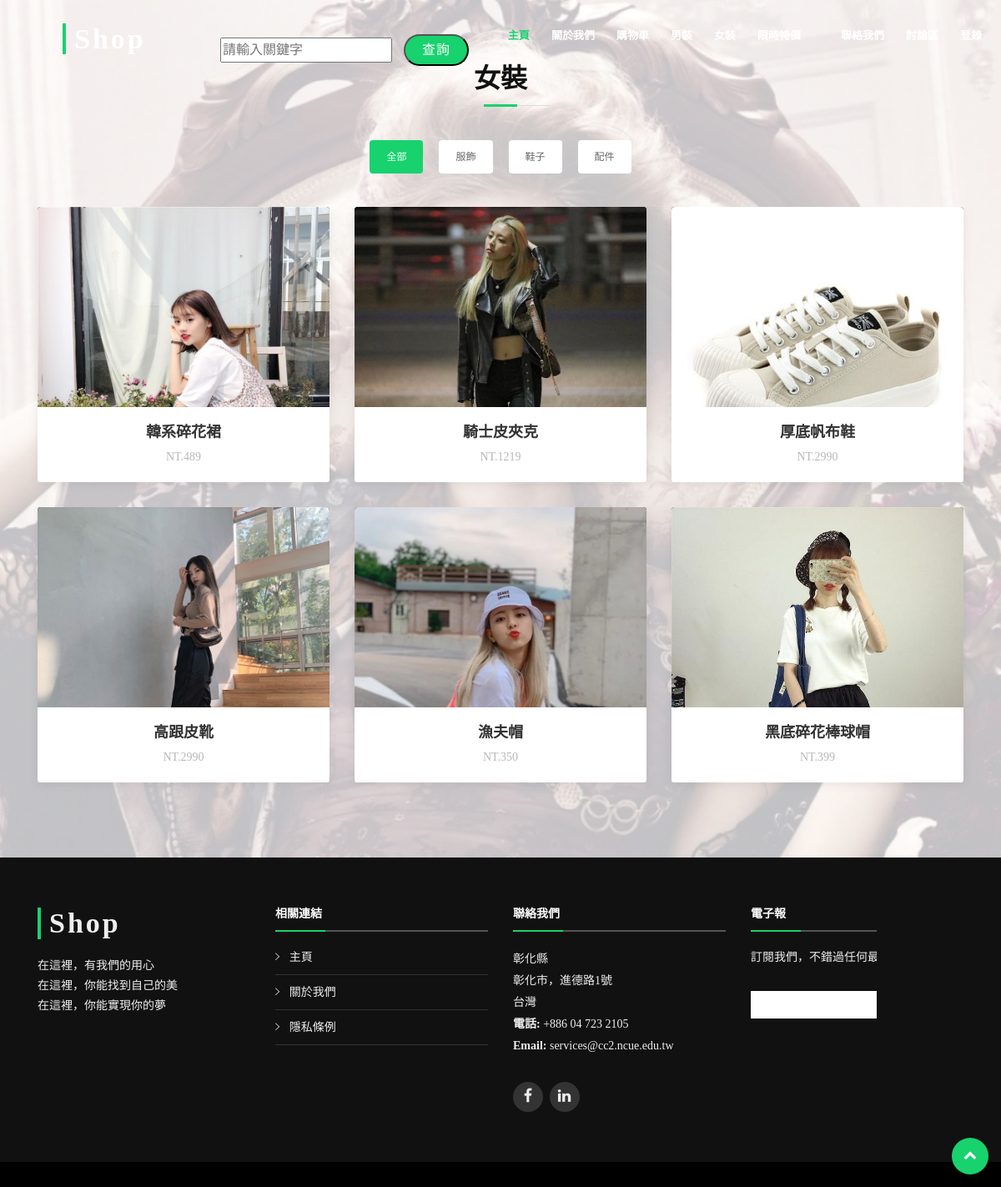
Screenshot of /woman.php with the database file from the repository.
### tables this page shows
CREATE TABLE `product` (
  `product_number` int(20) NOT NULL,
  `product_id` int(3) NOT NULL,
  `product_category` varchar(20) DEFAULT NULL,
  `product_no` int(5) NOT NULL,
  `product_name` varchar(20) NOT NULL,
  `product_price` int(5) DEFAULT NULL,
  `product_introduction` varchar(100) DEFAULT NULL,
  `product_path` varchar(50) DEFAULT NULL
);

### woman.php (the view, shortened to what this page needs)
<?php
    $link = mysqli_connect('localhost','root','root123456','group_07')or die ("無法開啟<br>");
    mysqli_query($link, 'SET CHARACTER SET utf8');
    mysqli_query($link, "SET collation_connection = 'utf8_unicode_ci'");
    if ($result = mysqli_query($link, "SELECT * FROM product where product_id = '2' order by product_no")) {
        $data = "";
        while ($row = mysqli_fetch_assoc($result)) {
            if("$row[product_category]"=="clothing")
                $a1='col-lg-4 col-md-6 womans-item filter-clothing wow fadeInUp';
            else if("$row[product_category]"=="shoes")
                $a1='col-lg-4 col-md-6 womans-item filter-shoes wow fadeInUp';
            else
                $a1='col-lg-4 col-md-6 womans-item filter-accessory wow fadeInUp';
            $data.="
            <div class='$a1'>
                <div class='womans-wrap'>
                    <figure><img src='$row[product_path].jpg' class='img-fluid' alt=''/>
                        <a href='$row[product_path].jpg' data-lightbox='womans' data-title='$row[product_category]' class='link-preview' title='Preview'/><i class='ion ion-eye'></i></a>
                        <a href='product2.php?product_no=$row[product_no]' class='link-details' title='More Details'><i class='ion ion-android-open'></i></a>
                    </figure>
                    <div class='womans-info'>
                        <h4><a href='product2.php?product_no=$row[product_no]'>$row[product_name]</a></h4>
                        <p>NT.$row[product_price]</p>
                    </div>
                </div>
            </div>
            ";
        }
    }
?>
<!DOCTYPE php>
<html>
<head>
    <?php include("link.php"); ?>
</head>
<body>
    <?php include("main_header.php"); ?>
    <section id="womans" class="section-bg">
        <div class="container">
            <header class="section-header">
                <h3 class="section-title">女裝</h3>
            </header>
            <div class="row">
                <div class="col-lg-12">
                    <ul id="womans-flters">
                        <li data-filter="*" class="filter-active">全部</li>
                        <li data-filter=".filter-clothing">服飾</li>
                        <li data-filter=".filter-shoes">鞋子</li>
                        <li data-filter=".filter-accessory">配件</li>
                    </ul>
                </div>
            </div>
            <div class="row womans-container">
                 <?php echo $data;?>
            </div>
        </div>
    </section>
    <?php include("footer.php"); ?>
</body>
</html>

### css/style3.css (style rules this page uses)
body { background: #fff; color: #666666; font-family: "微軟正黑體"; }
a { color: #18d26e; transition: 0.5s; }
p { padding: 0; margin: 0 0 30px 0; }
h1, h2, h3, h4, h5, h6 { font-family: "微軟正黑體"; font-weight: 400; margin: 0 0 20px 0; padding: 0; }
.section-header h3 { font-size: 32px; color: #111; text-transform: uppercase; text-align: center; font-weight: 700; position: relative; padding: 15px; }
.section-header h3::before { content: ''; position: absolute; display: block; width: 120px; height: 1px; background: #ddd; bottom: 1px; left: calc(50% - 60px); }
.section-header h3::after { content: ''; position: absolute; display: block; width: 40px; height: 3px; background: #18d26e; bottom: 0; left: calc(50% - 20px); }
.section-bg { background: #f7f7f7; }
#womans { background: url("../img/womans-bg.jpg") center top no-repeat fixed; background-size: cover; padding: 60px 0; position: relative; }
#womans::before { content: ''; position: absolute; left: 0; right: 0; top: 0; bottom: 0; background: rgba(255, 255, 255, 0.75); z-index: 9; }
#womans .container { position: relative; z-index: 10; }
#womans #womans-flters { padding: 0; margin: 5px 0 35px 0; list-style: none; text-align: center; }
#womans #womans-flters li { cursor: pointer; margin: 15px 15px 15px 0; display: inline-block; padding: 10px 20px; font-size: 12px; line-height: 20px; color: #666666; border-radius: 4px; text-transform: uppercase; background: #fff; margin-bottom: 5px; transition: all 0.3s ease-in-out; }
#womans #womans-flters li:hover, #womans #womans-flters li.filter-active { background: #18d26e; color: #fff; }
#womans #womans-flters li:last-child { margin-right: 0; }
#womans .womans-wrap { box-shadow: 0px 2px 12px rgba(0, 0, 0, 0.08); transition: 0.3s; }
#womans .womans-item { position: relative; height: 360px; overflow: hidden; }
#womans .womans-item figure { background: #000; overflow: hidden; height: 240px; position: relative; border-radius: 4px 4px 0 0; margin: 0; }
#womans .womans-item .womans-info { background: #fff; text-align: center; padding: 30px; height: 90px; border-radius: 0 0 3px 3px; }
#womans .womans-item .womans-info h4 { font-size: 18px; line-height: 1px; font-weight: 700; margin-bottom: 18px; padding-bottom: 0; }
#womans .womans-item .womans-info h4 a { color: #333; }
#womans .womans-item .womans-info p { padding: 0; margin: 0; color: #b8b8b8; font-weight: 500; font-size: 14px; text-transform: uppercase; }

### rows the page displays
product: product_path (picture), product_name "韓系碎花裙", product_price "489"
product: product_path (picture), product_name "騎士皮夾克", product_price "1219"
product: product_path (picture), product_name "厚底帆布鞋", product_price "2990"
product: product_path (picture), product_name "高跟皮靴", product_price "2990"
product: product_path (picture), product_name "漁夫帽", product_price "350"
product: product_path (picture), product_name "黑底碎花棒球帽", product_price "399"
